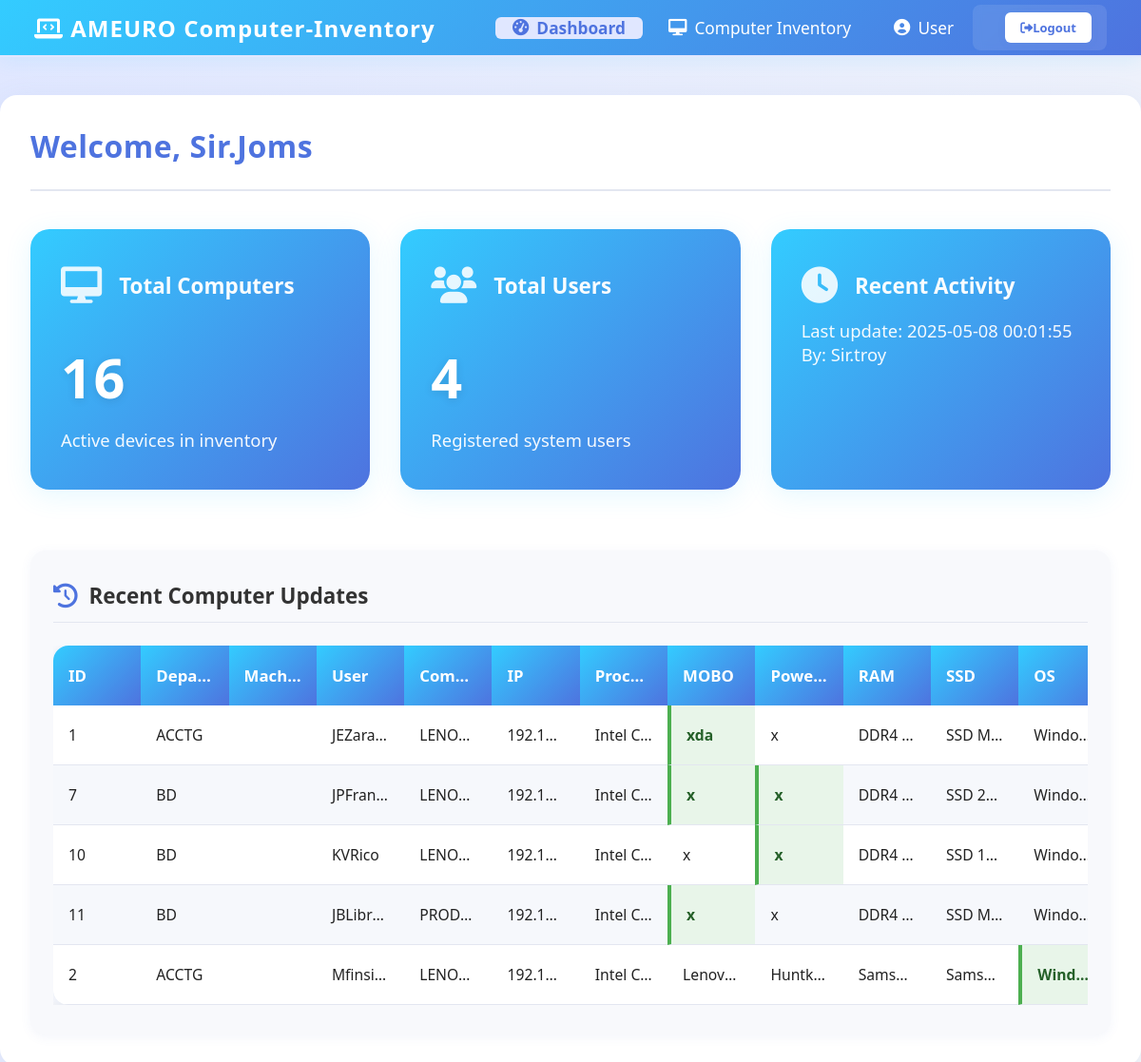
The page /dashboard.php (signed in) on the database its author committed.
### tables this page shows
CREATE TABLE `tblcomputer` (
  `computer_No` int(11) NOT NULL,
  `department` varchar(50) NOT NULL,
  `user` varchar(50) NOT NULL,
  `Machine_type` varchar(50) NOT NULL,
  `computer_name` varchar(50) NOT NULL,
  `ip` varchar(50) NOT NULL,
  `processor` varchar(50) NOT NULL,
  `MOBO` varchar(50) NOT NULL,
  `power_supply` varchar(50) NOT NULL,
  `ram` varchar(50) NOT NULL,
  `SSD` varchar(50) NOT NULL,
  `OS` varchar(50) NOT NULL,
  `MAC_Address` varchar(255) NOT NULL,
  `deployment_date` date DEFAULT NULL,
  `last_updated` timestamp NULL DEFAULT NULL ON UPDATE current_timestamp(),
  `date_added` timestamp NOT NULL DEFAULT current_timestamp(),
  `is_active` enum('Y','N') NOT NULL DEFAULT 'Y',
  `status_changed_by` varchar(255) DEFAULT NULL,
  `status_changed_date` datetime DEFAULT NULL
);

### dashbackend.php (called while the page is built, shortened)
<?php
function getRecentlyUpdatedComputers($conn_mysqli) {
    $sql = "SELECT c.*,
            DATE_FORMAT(c.last_updated, '%m-%d-%y %H:%i:%s') as formatted_time,
            h.previous_data, h.new_data
            FROM tblcomputer c
            LEFT JOIN (
                SELECT computer_No, previous_data, new_data
                FROM tblcomputer_history h1
                WHERE timestamp = (
                    SELECT MAX(timestamp)
                    FROM tblcomputer_history h2
                    WHERE h2.computer_No = h1.computer_No
                )
            ) h ON c.computer_No = h.computer_No
            WHERE c.last_updated IS NOT NULL
            ORDER BY c.last_updated DESC
            LIMIT 10";
    $computers = [];
    try {
        $result = $conn_mysqli->query($sql);
        if ($result) {
            while ($row = $result->fetch_assoc()) {
                $row['history_previous'] = $row['previous_data'] ? json_decode($row['previous_data'], true) : null;
                $row['history_new'] = $row['new_data'] ? json_decode($row['new_data'], true) : null;
                unset($row['previous_data'], $row['new_data']);
                $computers[] = $row;
            }
        }
        return $computers;
    } catch (mysqli_sql_exception $e) {
        error_log("Database error in getRecentlyUpdatedComputers (mysqli): " . $e->getMessage());
        return [];
    }
}
function getDashboardStats($conn_mysqli) {
    $sql = "SELECT
            (SELECT COUNT(*) FROM tblcomputer) as total_computers,
            (SELECT COUNT(*) FROM tbemployee) as total_users,
            (SELECT MAX(last_updated) FROM tblcomputer) as latest_computer_update,
            (SELECT MAX(timestamp) FROM tblcomputer_history) as latest_history_update";
    try {
        $result = $conn_mysqli->query($sql);
        if ($result) {
            $stats = $result->fetch_assoc();
            return [
                'total_computers' => (int)$stats['total_computers'],
                'total_users' => (int)$stats['total_users'],
                'latest_computer_update' => $stats['latest_computer_update'],
                'latest_history_update' => $stats['latest_history_update']
            ];
        }
        return [
            'total_computers' => 0,
            'total_users' => 0,
            'latest_computer_update' => null,
            'latest_history_update' => null
        ];
    } catch (mysqli_sql_exception $e) {
        error_log("Database error in getDashboardStats (mysqli): " . $e->getMessage());
        return [
            'total_computers' => 0,
            'total_users' => 0,
            'latest_computer_update' => null,
            'latest_history_update' => null
        ];
    }
}
?>

### dashboard.php (the view, shortened to what this page needs)
<?php
require_once 'dashbackend.php';
$recentComputers = getRecentlyUpdatedComputers($conn);
$stats = getDashboardStats($conn);
$totalComputers = $stats['total_computers'];
$totalUsers = $stats['total_users'];
$historyTime = $stats['latest_history_update'] ? strtotime($stats['latest_history_update']) : 0;
$computerTime = $stats['latest_computer_update'] ? strtotime($stats['latest_computer_update']) : 0;
if ($historyTime >= $computerTime && $historyTime > 0) {
    $historyUserQuery = "SELECT updated_by FROM tblcomputer_history WHERE timestamp = ? LIMIT 1";
    $stmt = $conn->prepare($historyUserQuery);
    $stmt->bind_param('s', $stats['latest_history_update']);
    $stmt->execute();
    $result = $stmt->get_result();
    $historyRow = $result->fetch_assoc();
    $recentActivityUser = $historyRow['updated_by'] ? htmlspecialchars($historyRow['updated_by']) : '-';
    $recentActivityTime = date('Y-m-d H:i:s', $historyTime);
} else {
    $recentActivityUser = '-';
    $recentActivityTime = 'No updates yet';
}
?>
<!DOCTYPE html>
<html lang="en">
<head>
    <link rel="stylesheet" href="CSS/nav.css">
    <link rel="stylesheet" href="CSS/dashboard.css">
    <link rel="stylesheet" href="https://cdnjs.cloudflare.com/ajax/libs/font-awesome/6.0.0/css/all.min.css">
    <link rel="stylesheet" href="https://cdn.jsdelivr.net/npm/bootstrap-icons@1.13.1/font/bootstrap-icons.min.css">
</head>
<body>
    <?php include 'header.php'; ?>
    <div class="main-content">
        <div class="dashboard-container">
            <div class="dashboard-header" style="margin-bottom: 40px; padding-bottom: 24px; border-bottom: 2px solid #e3e6f0;">
                <div class="welcome-message">
                    Welcome, <?php echo htmlspecialchars(isset($_SESSION['name']) ? $_SESSION['name'] : 'User'); ?>
                </div>
            </div>
            <div class="stats-container" style="margin-bottom: 48px;">
                <div class="stat-card">
                    <div class="stat-card-title">
                        <i class="fas fa-desktop"></i>Total Computers
                    </div>
                    <div class="stat-card-number"><?php echo htmlspecialchars($totalComputers); ?></div>
                    <div class="stat-card-desc">Active devices in inventory</div>
                </div>
                <div class="stat-card">
                    <div class="stat-card-title">
                        <i class="fa-solid fa-users"></i> Total Users
                    </div>
                    <div class="stat-card-number"><?php echo htmlspecialchars($totalUsers); ?></div>
                    <div class="stat-card-desc">Registered system users</div>
                </div>
                <div class="stat-card">
                    <div class="stat-card-title">
                        <i class="fa-solid fa-clock"></i> Recent Activity
                    </div>
                    <div class="stat-card-desc">
                        Last update: <span id="recent-activity-time"><?php echo $recentActivityTime; ?></span><br>
                        By: <span id="recent-activity-user"><?php echo $recentActivityUser; ?></span>
                    </div>
                </div>
            </div>
            <div class="updates-section" style="margin-top: 36px;">
                <div class="section-header">
                    <h2><i class="fas fa-history"></i> Recent Computer Updates</h2>
                </div>
                <div class="table-responsive">
                    <table class="inventory-table">
                        <thead>
                            <tr>
                                <th>ID</th>
                                <th>Department</th>
                                <th>Machine Type</th>
                                <th>User</th>
                                <th>Comp. Name</th>
                                <th>IP</th>
                                <th>Processor</th>
                                <th>MOBO</th>
                                <th>Power Supply</th>
                                <th>RAM</th>
                                <th>SSD</th>
                                <th>OS</th>
                            </tr>
                        </thead>
                        <tbody id="inventoryTableBody">
                            <?php if (empty($recentComputers)): ?>
                                <tr>
                                    <td colspan="12" class="no-updates">No recent computer updates. Updates will appear here when computers are added or modified.</td>
                                </tr>
                            <?php else: ?>
                                <?php foreach ($recentComputers as $computer): ?>
                                    <tr>
                                        <?php
                                        $prev = $computer['history_previous'] ?? [];
                                        $curr = $computer['history_new'] ?? $computer;
                                        $fields = ['department','machine_type','user','computer_name','ip','processor','MOBO','power_supply','ram','SSD','OS'];
                                        ?>
                                        <td><?php echo htmlspecialchars($computer['computer_No']); ?></td>
                                        <?php foreach ($fields as $field): ?>
                                            <?php
                                            if ($field === 'machine_type') {
                                                $prevVal = isset($prev[$field]) ? strtolower($prev[$field]) : null;
                                                $currVal = isset($curr[$field]) ? strtolower($curr[$field]) : null;
                                                $changed = isset($prevVal, $currVal) && $prevVal !== $currVal;
                                                $displayVal = isset($curr[$field]) ? ucfirst(strtolower($curr[$field])) : (isset($computer[$field]) ? ucfirst(strtolower($computer[$field])) : '');
                                            } else {
                                                $changed = isset($prev[$field]) && isset($curr[$field]) && $prev[$field] !== $curr[$field];
                                                $displayVal = $curr[$field] ?? $computer[$field];
                                            }
                                            $titleAttr = (!empty($displayVal)) ? ' title="' . htmlspecialchars($displayVal) . '"' : '';
                                            ?>
                                            <td<?php if ($changed): ?> class="highlight-history"<?php endif; echo $titleAttr; ?>><?php echo htmlspecialchars($displayVal); ?></td>
                                        <?php endforeach; ?>
                                    </tr>
                                <?php endforeach; ?>
                            <?php endif; ?>
                        </tbody>
                    </table>
                </div>
            </div>
        </div>
    </div>
</body>
</html>

### CSS/nav.css (style rules this page uses)
* { margin: 0; padding: 0; box-sizing: border-box; font-family: 'Segoe UI', Tahoma, Geneva, Verdana, sans-serif; }
body { background-color: #f4f6f9; color: #333; overflow-x: hidden; padding-top: 60px; }

### CSS/dashboard.css (style rules this page uses)
:root { --primary-color: #4e73df; --secondary-color: #4CAF50; --dark-gray: #333; --light-gray: #ddd; --danger-color: #f44336; --success-bg: #dff0d8; --danger-bg: #f2dede; --accent-light: #e8f5e9; }
body { font-family: 'Segoe UI', Tahoma, Geneva, Verdana, sans-serif; margin: 0; padding: 60px 0 0 0; background-color: #acbace; min-height: 100vh; }
.main-content { background: linear-gradient(120deg, #e0e7ff 0%, #f4f6f9 100%); min-height: 100vh; padding: 40px 0 0 0; overflow: visible !important; }
.dashboard-container { background: #fff; border-radius: 18px; box-shadow: 0 8px 32px rgba(80, 120, 200, 0.10); padding: 32px; margin: 0 auto; overflow: visible !important; }
.dashboard-header { margin-bottom: 40px; padding-bottom: 24px; border-bottom: 2px solid #e3e6f0; display: flex; align-items: center; gap: 24px; }
.welcome-message { font-size: 2rem; color: var(--primary-color); font-weight: 700; letter-spacing: 0.5px; display: flex; align-items: center; gap: 12px; }
.stats-container { display: grid; grid-template-columns: repeat(auto-fit, minmax(300px, 1fr)); gap: 32px; margin-bottom: 40px; width: 100%; }
.stat-card { background: linear-gradient(135deg, #33ccff 0%, #4e73df 100%); border-radius: 20px; box-shadow: 0 6px 28px rgba(51, 204, 255, 0.13); padding: 40px 32px; color: #fff; transition: all 0.3s ease; position: relative; overflow: hidden; display: flex; flex-direction: column; margin-bottom: 16px; }
.stat-card-title { font-size: 1.4rem; font-weight: 700; margin-bottom: 16px; opacity: 0.97; display: flex; align-items: center; gap: 18px; }
.stat-card-title i { font-size: 2.4rem; opacity: 0.90; }
.stat-card-number { font-size: 3.6rem; font-weight: 900; margin: 22px 0 14px; letter-spacing: 1.5px; text-shadow: 0 2px 10px rgba(0,0,0,0.10); }
.stat-card-desc { font-size: 1.15rem; opacity: 0.94; font-weight: 400; }
.updates-section { background: #f8f9fc; border-radius: 16px; box-shadow: 0 2px 12px rgba(80, 120, 200, 0.07); padding: 32px 24px; margin-top: 20px; }
.updates-section h2 { margin-bottom: 24px; color: #333; font-size: 1.4rem; padding-bottom: 12px; border-bottom: 1px solid #e3e6f0; display: flex; align-items: center; gap: 12px; }
.updates-section h2 i { color: var(--primary-color); font-size: 1.6rem; }
.table-responsive { width: 100%; overflow-x: auto; -webkit-overflow-scrolling: touch; box-shadow: inset 0 -6px 8px -8px #8882; }
.inventory-table { min-width: 1200px; width: 100%; border-collapse: separate; border-spacing: 0; font-size: 1rem; table-layout: fixed; border-radius: 16px; overflow: hidden; background: #fff; box-shadow: 0 2px 12px rgba(80, 120, 200, 0.10); }
.inventory-table th, .inventory-table td { border: none; padding: 20px 16px; text-align: left; white-space: nowrap; overflow: hidden; text-overflow: ellipsis; background: none; font-size: 1.05rem; vertical-align: middle; position: relative; }
.inventory-table th { background: linear-gradient(135deg, #33ccff 0%, #4e73df 100%); color: #fff; }
.inventory-table tr { transition: background 0.18s; }
.inventory-table tr:nth-child(even) { background-color: #f6f8fc; }
.inventory-table td { border-bottom: 1.5px solid #e3e6f0; font-size: 0.98rem; color: #222; max-width: 180px; cursor: pointer; }
.inventory-table td.highlight-history { background: var(--accent-light) !important; border-left: 4px solid var(--secondary-color); font-weight: 600; color: #256029; }

### rows shown on the page
tblcomputer: computer_No "1", department "ACCTG", user "JEZara…", computer_name "LENO…", ip "192.1…", processor "Intel C…", MOBO "xda", power_supply "x", ram "DDR4…", SSD "SSD M…", OS "Windo…"
tblcomputer: computer_No "7", department "BD", user "JPFran…", computer_name "LENO…", ip "192.1…", processor "Intel C…", MOBO "x", power_supply "x", ram "DDR4…", SSD "SSD 2…", OS "Windo…"
tblcomputer: computer_No "10", department "BD", user "KVRico", computer_name "LENO…", ip "192.1…", processor "Intel C…", MOBO "x", power_supply "x", ram "DDR4…", SSD "SSD 1TB", OS "Windo…"
tblcomputer: computer_No "11", department "BD", user "JBLibr…", computer_name "PROD…", ip "192.1…", processor "Intel C…", MOBO "x", power_supply "x", ram "DDR4…", SSD "SSD M…", OS "Windo…"
tblcomputer: computer_No "2", department "ACCTG", user "Mfinsi…", computer_name "LENO…", ip "192.1…", processor "Intel C…", MOBO "Lenov…", power_supply "Huntk…", ram "Sams…", SSD "Sams…", OS "Wind…"

### other values the page prints
isset($_SESSION['name']) ? $_SESSION['name'] : 'User' "Sir.Joms"
$totalComputers "16"
$totalUsers "4"
$recentActivityTime "2025-05-08 00:01:55"
$recentActivityUser "Sir.troy"
